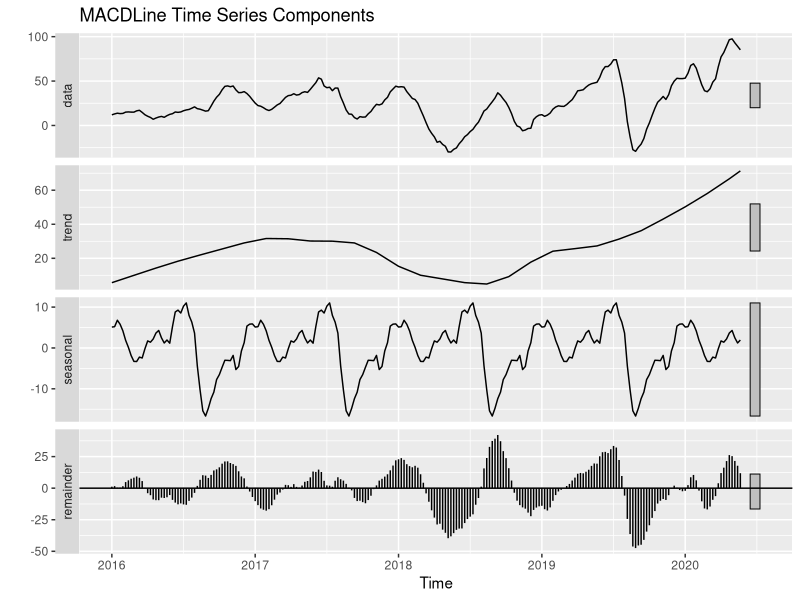
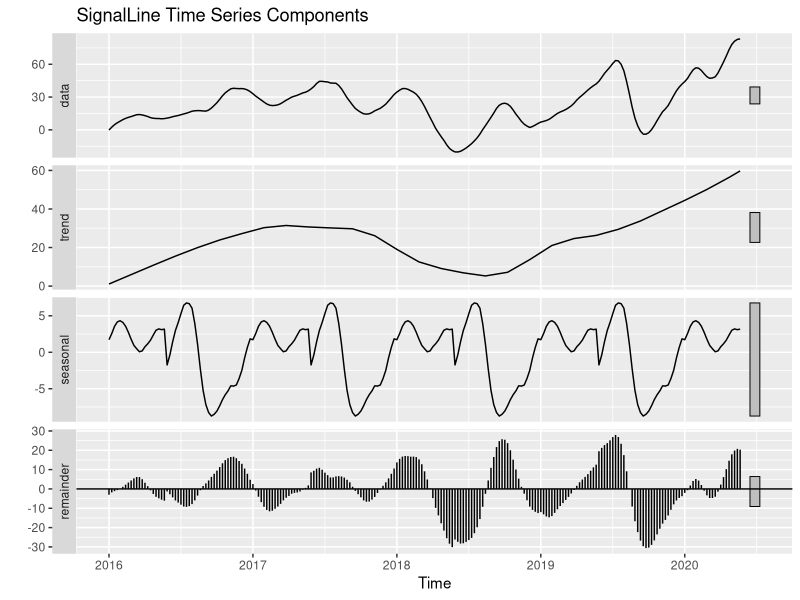
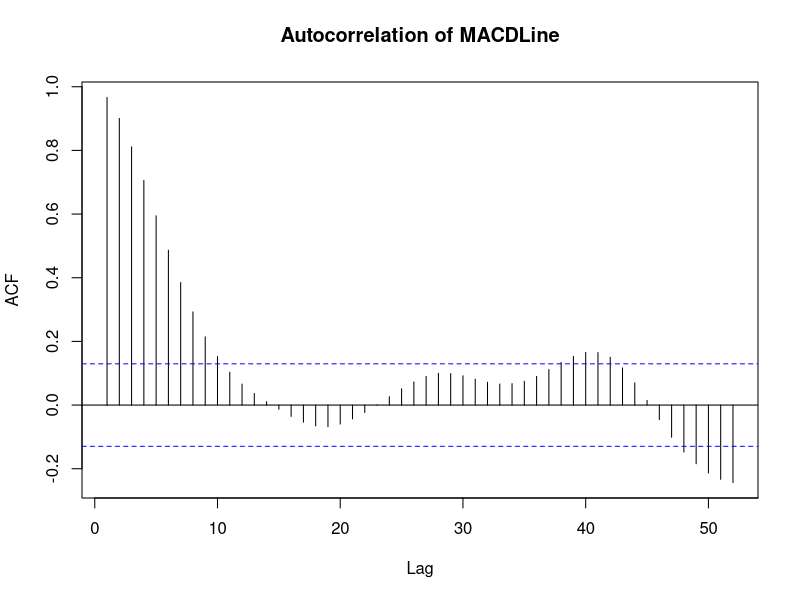
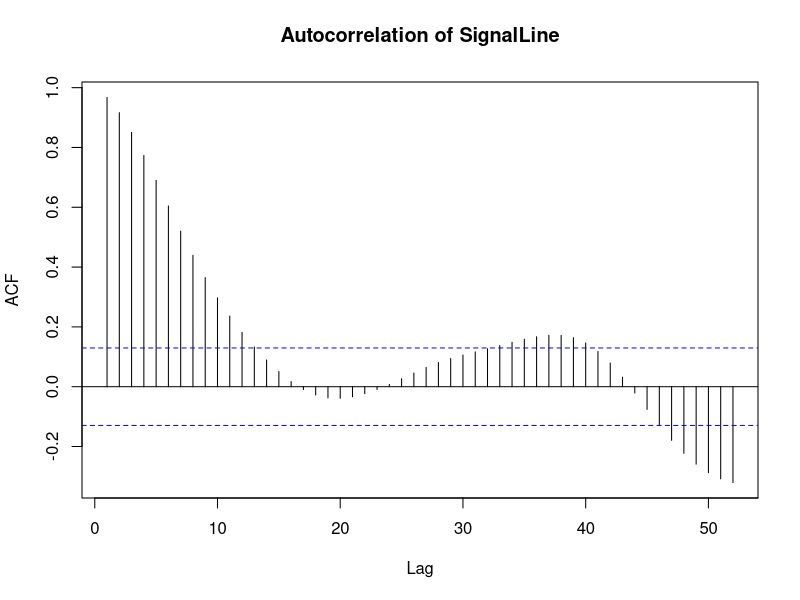
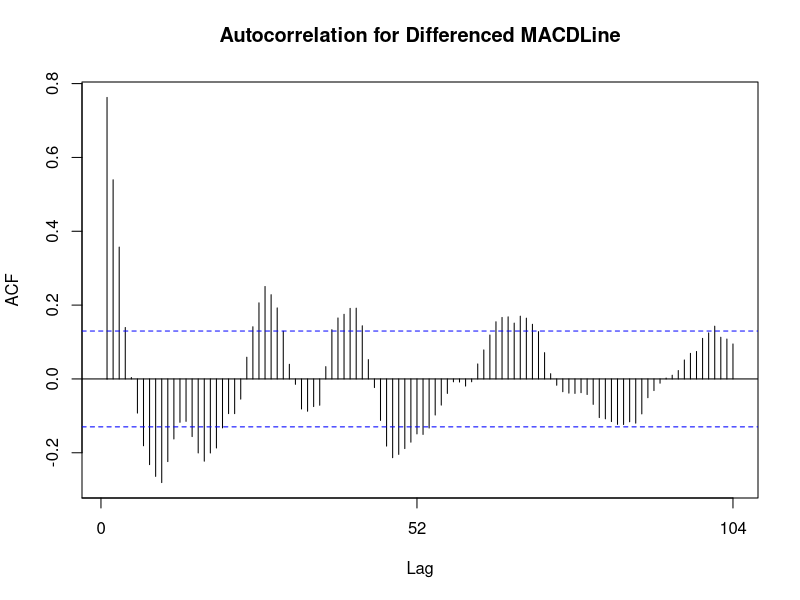
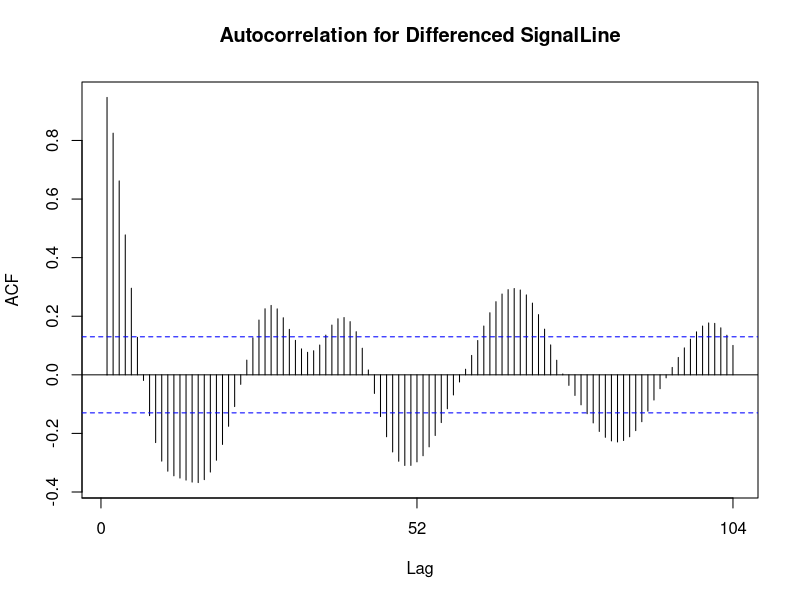
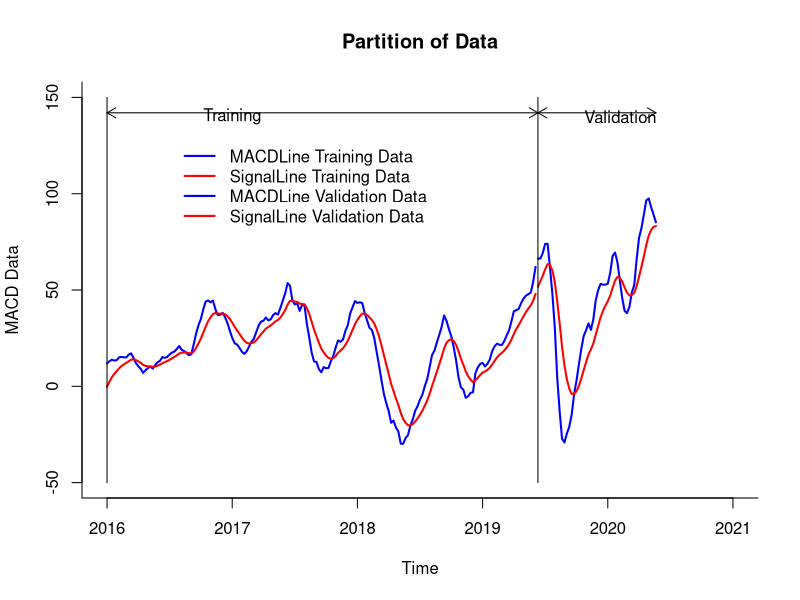
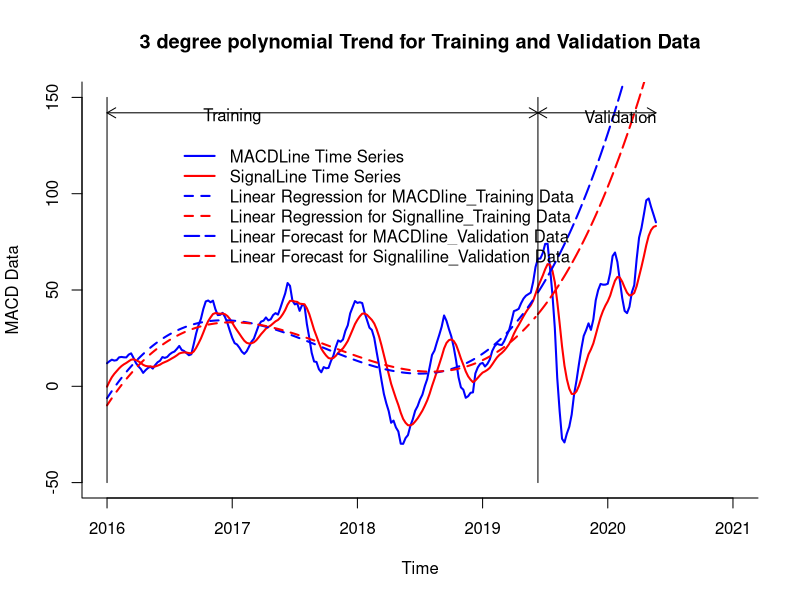

R code for these plots, in order:
library(quantmod)
library(forecast)

goog <- read.csv("GOOG.csv")
tail(goog,100)
#keeping origial dataset and copying weekly.data dataframe for analysis purpose
weekly.data <- goog[,c(1,6)]
macd <- MACD( weekly.data$Adj.Close, 12, 26, 9, maType="EMA" , percent = FALSE)
weekly.data$MACDLine <- macd[,1]
weekly.data$SignalLine <- macd[,2]

#remove na
summary(weekly.data)
dim(weekly.data)
weekly.data <- weekly.data[complete.cases(weekly.data$MACDLine,weekly.data$SignalLine), ]
tail(weekly.data)


#create timeseris data
macdline.ts <- ts(weekly.data$MACDLine, start = c(2016,1), frequency = 52)
signalline.ts <- ts(weekly.data$SignalLine, start = c(2016,1), frequency = 52)

macdline.stl <- stl(macdline.ts, s.window = "periodic")
autoplot(macdline.stl, main = "MACDLine Time Series Components")

signalline.stl <- stl(signalline.ts, s.window = "periodic")
autoplot(signalline.stl, main = "SignalLine Time Series Components")

Acf(macdline.ts, lag.max = 52, main = "Autocorrelation of MACDLine")
Acf(signalline.ts, lag.max = 52, main = "Autocorrelation of SignalLine")


#Approch1: Apply AR(1) to check predicatability of data
macd.ar1 <- Arima(macdline.ts, order = c(1,0,0))
signal.ar1 <- Arima(signalline.ts, order = c(1,0,0))

summary(macd.ar1)
summary(signal.ar1)

#Approch2: by differencing of lag-1

# Create differenced data using (lag-1).
diff.macd.ts <- diff(macdline.ts, lag = 1)
diff.signal.ts <- diff(signalline.ts, lag = 1)

# Use Acf() function to identify autocorrealtion for differenced 
# plot autocorrelation for different lags 
Acf(diff.macd.ts, lag.max = 104, main = "Autocorrelation for Differenced MACDLine")
Acf(diff.signal.ts, lag.max = 104, main = "Autocorrelation for Differenced SignalLine")


#plot(macdline.ts, main = "MACD Indicator", xlab = "Time", ylab = "MACD VALUEs", ylim = c(-50,100), col = "blue", lwd = 2)
#lines(signalline.ts, col = "red", lwd = 2)

#Partition Data ####
set.seed(123)
#total datapoints are 226 and 40% of 226 is 50 for validation period
valid.rows <- 50 
train.rows <- length(macdline.ts) - valid.rows
macdline.train <- window(macdline.ts, start = c(2016, 1), end = c(2016, train.rows))
macdline.valid <- window(macdline.ts, start = c(2016, train.rows + 1))
signalline.train <- window(signalline.ts, start = c(2016, 1), end = c(2016, train.rows))
signalline.valid <- window(signalline.ts, start = c(2016, train.rows + 1))


plot(macdline.train, 
     xlab = "Time", ylab = "MACD Data", ylim = c(-50,150), bty = "l", col = "blue",
     xlim = c(2016, 2021), main = "Partition of Data", lwd = 2) 
#axis(1, at = seq(2005, 2022, 1), labels = format(seq(2005, 2022, 1)) )
lines(signalline.train, col = "red", lwd=2)
lines(macdline.valid, col = "blue", lwd = 2)
lines(signalline.valid, col = "red", lwd = 2)
legend(c(2016.50,2016.50),c(130,130), legend = c("MACDLine Training Data", "SignalLine Training Data", 
                                                 "MACDLine Validation Data", "SignalLine Validation Data"), 
       col = c("blue", "red", "blue", "red"), 
       lty = c(1,1,1,1), lwd =c(2,2,2,2), bty = "n")
lines(c(2016, 2016), c(-50, 150))
lines(c(2019.442, 2019.442), c(-50, 150))
text(2017, 140, "Training")
text(2020.10, 140, "Validation")
arrows(2019.442, 142, 2016, 142, code = 3, length = 0.1, lwd = 1, angle = 30)
arrows(2020.385, 142, 2019.443, 142, code = 3, length = 0.1, lwd = 1, angle = 30)


#### Model 1: Regression with 3 degree polynomial Trend ####
macdline.reg <- tslm(macdline.train ~ trend + I(trend^2) + I(trend^3))
signalline.reg <- tslm(signalline.train ~ trend + I(trend^2) + I(trend^3))

summary(macdline.reg)
summary(signalline.reg)

#forecast of regression data
macdline.reg.pred <- forecast(macdline.reg, h = valid.rows, level = 0)
signalline.reg.pred <- forecast(signalline.reg, h = valid.rows, level = 0)

plot(macdline.ts, 
     xlab = "Time", ylab = "MACD Data", ylim = c(-50,150), bty = "l", col = "blue",
     xlim = c(2016, 2021), main = "3 degree polynomial Trend for Training and Validation Data", lwd = 2) 
#axis(1, at = seq(2005, 2022, 1), labels = format(seq(2005, 2022, 1)) )
lines(signalline.ts, col = "red", lwd=2)
lines(macdline.reg.pred$fitted, col = "blue", lwd = 2, lty = 2)
lines(signalline.reg.pred$fitted, col = "red", lwd = 2, lty = 2)
lines(macdline.reg.pred$mean, col = "blue", lwd = 2, lty = 5)
lines(signalline.reg.pred$mean, col = "red", lwd = 2, lty = 5)
#lines(macdline.valid, col = "black", lty = 1)
#lines(signalline.valid, col = "black", lty = 1)
legend(c(2016.50,2016.50),c(130,130), legend = c("MACDLine Time Series", "SignalLine Time Series", "Linear Regression for MACDline_Training Data",
                                 "Linear Regression for Signalline_Training Data",
                               "Linear Forecast for MACDline_Validation Data", "Linear Forecast for Signaliline_Validation Data"), 
       col = c("blue", "red", "blue", "red", "blue","red"), 
       lty = c(1,1,2,2,5,5), lwd =c(2,2,2,2,2,2), bty = "n")
lines(c(2016, 2016), c(-50, 150))
lines(c(2019.442, 2019.442), c(-50, 150))
text(2017, 140, "Training")
text(2020.10, 140, "Validation")
arrows(2019.442, 142, 2016, 142, code = 3, length = 0.1, lwd = 1, angle = 30)
arrows(2020.385, 142, 2019.443, 142, code = 3, length = 0.1, lwd = 1, angle = 30)

#Residuals for Linear Regression
acf(macdline.reg.pred$residuals, lag.max = 104, main = "MACDLine: Residuals of Regression model")
acf(signalline.reg.pred$residuals, lag.max = 104, main = "SignalLine: Residuals of Regression model")

#Apply AR(1) for residuals of residuals
macdline.res.ar3 <- arima(macdline.reg.pred$residuals, order = c(3,0,0))
summary(macdline.res.ar3)
signalline.res.ar3 <- arima(signalline.reg.pred$residuals, order = c(3,0,0))
summary(signalline.res.ar3)

acf(macdline.res.ar3$residuals, lag.max = 104, main = "MACDLine: Residuals of Residuals Regression model")
acf(signalline.res.ar3$residuals, lag.max = 104, main = "SignalLine: Residuals of Residuals Regression model")

#forecast residuals of residuals
macdline.res.ar3.pred <- forecast(macdline.res.ar3, h = valid.rows, level = 0)
signalline.res.ar3.pred <- forecast(signalline.res.ar3, h = valid.rows, level = 0)


#two-level combine forecast for validation data of regression model + residuals of regression model
macdline.2level.valid.pred <- macdline.reg.pred$mean + macdline.res.ar3.pred$mean
signalline.2level.valid.pred <- signalline.reg.pred$mean + signalline.res.ar3.pred$mean

regression.valid.df <- data.frame(macdline.valid, macdline.reg.pred$mean, macdline.res.ar3.pred$mean, macdline.2level.valid.pred , 
                       signalline.valid, signalline.reg.pred$mean , signalline.res.ar3.pred$mean, signalline.2level.valid.pred )
names(regression.valid.df) <- c("MACDLine validation data", "MACDLine Reg.Forecast", "MACDLine AR(1) Forecast", "MACDLine Combined.Forecast",
                     "SignalLine validation data", "SignalLine Reg.Forecast", "SignalLine AR(1) Forecast", "SignalLine Combined.Forecast")
regression.valid.df

round(accuracy(macdline.2level.valid.pred, macdline.valid),3)
round(accuracy(signalline.2level.valid.pred, signalline.valid),3)
round(accuracy(snaive(macdline.ts)$fitted, macdline.ts),3)
round(accuracy(naive(macdline.ts)$fitted, macdline.ts),3)

#### Model 2 - Holt - Winter's Model - Automatic on training data ####
macdline.hw.ZZZ <- stlf(macdline.train, etsmodel = "ZZZ", h = valid.rows, level = 0)
signalline.hw.ZZZ <- stlf(signalline.train, etsmodel = "ZZZ", h = valid.rows, level = 0)

macdline.hw.ZZZ$model
signalline.hw.ZZZ$model

plot(macdline.ts, 
     xlab = "Time", ylab = "MACD Data", ylim = c(-50,150), bty = "l", col = "blue",
     xlim = c(2016, 2021), main = "Holt Model forecast for Training and Validation Data", lwd = 2) 
lines(signalline.ts, col = "orange", lwd=2)
lines(macdline.hw.ZZZ$fitted, col = "blue", lwd = 2, lty = 4)
lines(signalline.hw.ZZZ$fitted, col = "red", lwd = 2, lty = 4)
lines(macdline.hw.ZZZ$mean, col = "blue", lwd = 2, lty = 2)
lines(signalline.hw.ZZZ$mean, col = "red", lwd = 2, lty = 2)
legend(c(2016.50, 2016.50), c(70, 130), legend = c("MACDLine Time Series", "SignalLine Time Series", "MACDline_Training Data",
                                 "Signalline_Training Data",
                                 "Forecast for MACDline_Validation Data", "Forecast for Signaliline_Validation Data"), 
       col = c("blue", "orange", "blue", "red", "blue","red"), 
       lty = c(1,1,4,4,2,2), lwd =c(2,2,2,2,2,2), bty = "n")
lines(c(2016, 2016), c(-50, 150))
lines(c(2019.442, 2019.442), c(-50, 150))
text(2017, 140, "Training")
text(2020.10, 140, "Validation")
arrows(2019.442, 142, 2016, 142, code = 3, length = 0.1, lwd = 1, angle = 30)
arrows(2020.385, 142, 2019.443, 142, code = 3, length = 0.1, lwd = 1, angle = 30)

#point forecast for validation data
Holt.pred.df <- data.frame(macdline.hw.ZZZ$mean, signalline.hw.ZZZ$mean)
names(Holt.pred.df) <- c("Forecast for MACDline_Validation Data","Forecast for Signaliline_Validation Data")
Holt.pred.df

#accuracy of HW model ####
round(accuracy(macdline.hw.ZZZ, macdline.valid),3)
round(accuracy(signalline.hw.ZZZ, signalline.valid),3)


#### MOdel 3- Arima model on training data ####

# Use Arima() function to fit ARIMA c(3,0,1) model for 
# trend and seasonality.
# Use summary() to show ARIMA model and its parameters.
macd.train.arima <- Arima(macdline.train, order = c(3,0,1)) 
signal.train.arima <- Arima(signalline.train, order = c(3,0,1)) 
summary(macd.train.arima)
summary(signal.train.arima)

# Apply forecast() function to make predictions for ts with 
# ARIMA model in validation set.    
macd.train.arima.pred <- forecast(macd.train.arima, h = valid.rows, level = 0)
macd.train.arima.pred

signal.train.arima.pred <- forecast(signal.train.arima, h = valid.rows, level = 0)
signal.train.arima.pred

# Use Acf() function to create autocorrelation chart of ARIMA(3,0,1)
# model residuals.
Acf(macd.train.arima$residuals, lag.max = 104, 
    main = "MACDLine: Autocorrelations of ARIMA Model Residuals")

Acf(signal.train.arima$residuals, lag.max = 104, 
    main = "SignalLine: Autocorrelations of ARIMA Model Residuals")

round(accuracy(macd.train.arima.pred$mean, macdline.valid), 3)
round(accuracy(signal.train.arima.pred$mean, macdline.valid), 3)


#### Model 4 - Auto Arima model on training data ####

# Use auto.arima() function to fit ARIMA model.
# Use summary() to show auto ARIMA model and its parameters.
macd.train.auto.arima <- auto.arima(macdline.train)
summary(macd.train.auto.arima)

signal.train.auto.arima <- auto.arima(signalline.train)
summary(signal.train.auto.arima)


# Apply forecast() function to make predictions for ts with 
# auto ARIMA model in validation set.  
macd.train.auto.arima.pred <- forecast(macd.train.auto.arima, h = valid.rows, level = 0)
macd.train.auto.arima.pred

signal.train.auto.arima.pred <- forecast(signal.train.auto.arima, h = valid.rows, level = 0)
signal.train.auto.arima.pred

# Using Acf() function, create autocorrelation chart of auto ARIMA 
# model residuals.
Acf(macd.train.auto.arima$residuals, lag.max = 104, 
    main = "MACDLine: Autocorrelations of Auto ARIMA Model Residuals")

Acf(signal.train.auto.arima$residuals, lag.max = 104, 
    main = "SignalLine: Autocorrelations of Auto ARIMA Model Residuals")

round(accuracy(macd.train.auto.arima.pred$mean, macdline.valid), 3)
round(accuracy(signal.train.auto.arima.pred$mean, macdline.valid), 3)


# compare accuracy of all 4 models for MACDLine ####
#1. two-level combined (Regression trend with 3rd order polynomial + AR(3) of Residuals)
#2. Auto HW Model ZZZ
#3. ARIMA (3,0,1)
#4. AUTO ARIMA
round(accuracy(macdline.2level.valid.pred, macdline.valid),3)
round(accuracy(macdline.hw.ZZZ$mean, macdline.valid),3)
round(accuracy(macd.train.arima.pred$mean, macdline.valid), 3)
round(accuracy(macd.train.auto.arima.pred$mean, macdline.valid), 3)

# compare accuracy of all 5 models for MACDLine ####
round(accuracy(signalline.2level.valid.pred, signalline.valid),3)
round(accuracy(signalline.hw.ZZZ$mean, signalline.valid),3)
round(accuracy(signal.train.arima.pred$mean, macdline.valid), 3)
round(accuracy(signal.train.auto.arima.pred$mean, macdline.valid), 3)


#### For Entire data Set ####
#BEST MODEL : AUTO ARIMA
## Auto Arima Model ####

# Use auto.arima() function to fit ARIMA model for entire data set.
# use summary() to show auto ARIMA model and its parameters for entire data set.
macd.auto.arima <- auto.arima(macdline.ts)
summary(macd.auto.arima)

signal.auto.arima <- auto.arima(signalline.ts)
summary(signal.auto.arima)

# Apply forecast() function to make predictions for ts with 
# auto ARIMA model for the future 12 periods. 
macd.auto.arima.pred <- forecast(macd.auto.arima, h = 8, level = 0)
signal.auto.arima.pred <- forecast(signal.auto.arima, h = 8, level = 0)

final.forecast.df <- data.frame(macd.auto.arima.pred$mean,signal.auto.arima.pred$mean)
names(final.forecast.df) <- c("Forecast for MACDLine","Forecast for SignalLine")
final.forecast.df

plot(macdline.ts, 
     xlab = "Time", ylab = "MACD Data", ylim = c(-50,150), bty = "l", col = "blue",
     xlim = c(2016, 2021), main = "Forecast for entire dataset", lwd = 2) 
lines(signalline.ts, col = "red", lwd=2)
lines(macd.auto.arima.pred$mean, col = "blue", lwd = 2, lty = 2)
lines(signal.auto.arima.pred$mean, col = "red", lwd = 2, lty = 2)
legend(c(2016.50, 2016.50), c(70, 125), legend = c("MACDLine Time Series", "SignalLine Time Series",
                                 "Auto ARIMA Forecast for MACDline", "Auto ARIMA Forecast for Signaliline"), 
       col = c("blue", "red", "blue", "red"), 
       lty = c(1,1,2,2), lwd =c(2,2,2,2), bty = "n")
lines(c(2016, 2016), c(-50, 150))
lines(c(2020.400, 2020.400), c(-50, 150))
text(2018, 130, "Historical Data")
text(2020.80, 130, "Future")
arrows(2020.400, 140, 2016, 140, code = 3, length = 0.1, lwd = 1, angle = 30)
arrows(2021, 140, 2020.400, 140, code = 3, length = 0.1, lwd = 1, angle = 30)

#1. Naive
#2. Auto ARIMA
round(accuracy(naive(macdline.ts)$fitted, macdline.ts),3)
round(accuracy(macd.auto.arima.pred$fitted, macdline.valid), 3)

round(accuracy(naive(signalline.ts)$fitted, signalline.ts),3)
round(accuracy(signal.auto.arima.pred$fitted, signalline.ts), 3)
